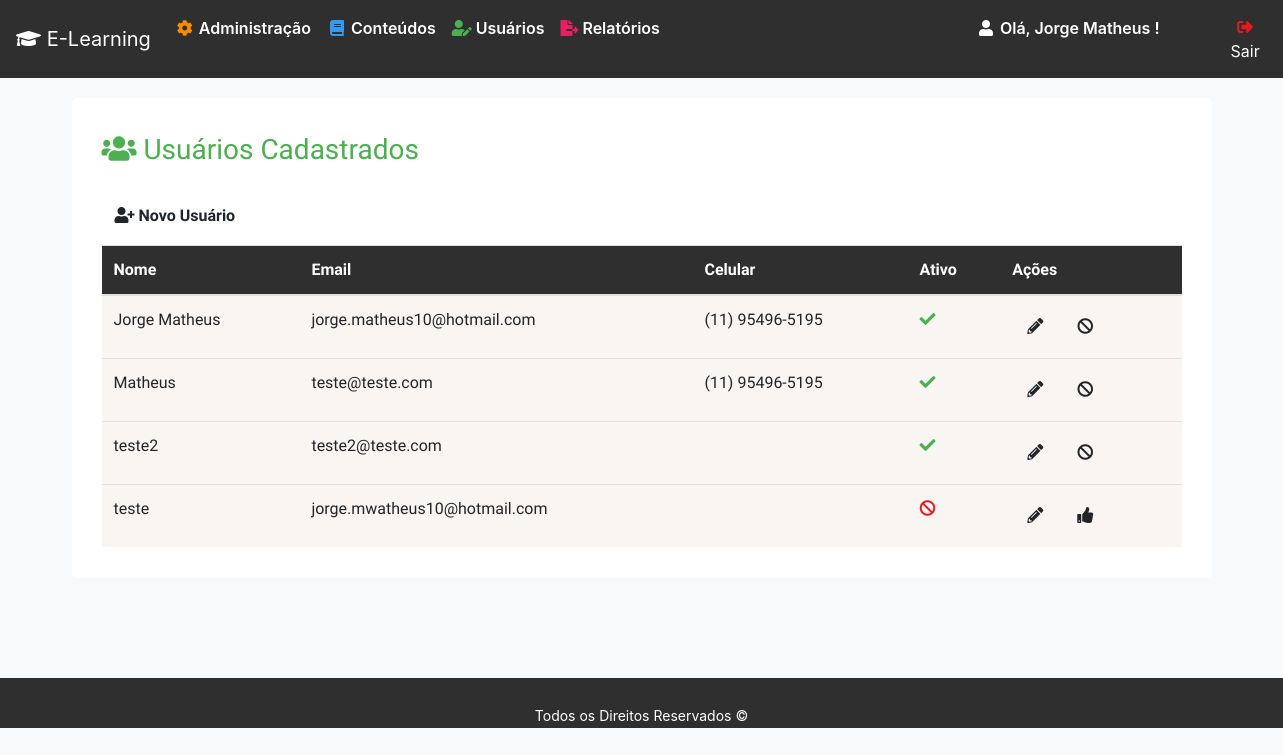
The app's page /users (signed in) with its own data.
### tables this page shows
CREATE TABLE IF NOT EXISTS `users` (
  `id` int(12) NOT NULL AUTO_INCREMENT,
  `usuario` varchar(50) DEFAULT NULL,
  `email` varchar(80) DEFAULT NULL,
  `senha` varchar(255) DEFAULT NULL,
  `dt_nascimento` date DEFAULT NULL,
  `ativo` tinyint(1) DEFAULT '1',
  `tipo_user` tinyint(1) DEFAULT '1',
  `data_criacao` datetime DEFAULT NULL,
  `celular` varchar(15) DEFAULT NULL,
  `ultima_modificacao` datetime DEFAULT NULL,
  `ultimo_editor` varchar(80) DEFAULT NULL,
  PRIMARY KEY (`id`)
);

### core/Controller.php (called while the page is built, shortened)
<?php
class Controller {
    public function loadTemplate($viewName, $viewData = array()) {
        require 'views/template.php';
    }
    public function loadViewInTemplate($viewName, $viewData = array()) {
        extract($viewData);
        require 'views/'.$viewName.'.php';
    }
}

### controllers/usersController.php (called while the page is built, shortened)
<?php
class usersController extends Controller {
    public function index() {
        $data = array();
        $u = new Users();
        $u->setLoggedUser();
        $data['listUsers'] = $u->getListUsers();
        $data['nameUser'] = $u->getName();
        $data['permission'] = $u->getTypeUser();
        $this->loadTemplate('users', $data);
    }
}

### core/Core.php (called while the page is built, shortened)
<?php
class Core {
    public function run() {
       $url = '/';
       $params = array();
       if(isset($_GET['url'])) {
           $url.=$_GET['url'];
       }
       if(!empty($url) && $url != '/') {
            $url = explode('/', $url);
            array_shift($url);
            array_shift($url);
            if(isset($url[0])&& !empty($url[0])) {
                $currentAction = $url[0];
                array_shift($url);
            } else {
                $currentAction = 'index';
            }
       } else {
           $currentController = 'homeController';
           $currentAction = 'index';
       }
       $c = new $currentController();
       call_user_func_array(array($c, $currentAction), $params);
    }
}

### index.php (called while the page is built, shortened)
<?php
require 'config.php';
$core = new Core();
$core->run();

### core/Model.php (called while the page is built, shortened)
<?php
class Model {
    public function __construct() {
        global $config;
        $this->db = new PDO('mysql:dbname='.$config['dbname'].';host='.$config['host'], $config['dbuser'], $config['dbpass']);
    }
}

### config.php (called while the page is built, shortened)
<?php
$config = array();
if(ENVIRONMENT == 'development') {
    define("BASE_URL", "http://localhost/learning/");
    $config['dbname'] = 'learning';
    $config['host'] = 'localhost';
    $config['dbuser'] = 'root';
    $config['dbpass'] = '';
 }
 else if (ENVIRONMENT == 'development2') {
    $config['dbname'] = 'learning';
    $config['host'] = 'localhost';
    $config['dbuser'] = 'jorge';
    $config['dbpass'] = 'juninho1010';
 }
else {
    define("BASE_URL", "http://meusite.com/");
    $config['dbname'] = 'estrutura_mvc';
    $config['host'] = 'producao';
    $config['dbuser'] = 'teste';
    $config['dbpass'] = 'teste';
}

### models/Users.php (called while the page is built, shortened)
<?php
class Users extends Model {
    public function setLoggedUser() {
        if(isset($_SESSION['ssUser']) && !empty($_SESSION['ssUser'])) {
            $id = $_SESSION['ssUser'];
            $sql  = $this->db->prepare('SELECT * FROM users WHERE id = :id');
            $sql->bindValue(':id', $id);
            $sql->execute();
        }
    }
    public function getListUsers() {
        $sql = $this->db->query('SELECT * FROM users');
        if($sql->rowCount() > 0) {
            return $sql->fetchAll(PDO::FETCH_ASSOC);
        }
    }
}

### views/users.php (the view, shortened to what this page needs)
<h3  class="users-color"><i class="fas fa-users"></i> Usuários Cadastrados</h3>
<?php if($permission == '3'): ?>
<a href="<?=BASE_URL?>users/add" class="btn button-all btn-main btn-user" title="Cadastrar Novo Usuário"><i class="fas fa-user-plus"></i> Novo Usuário </a>
<?php endif; ?>
<div class="table-responsive-lg">
    <table id="tabela-usuarios" class="table tabela-listagem">
        <thead>
            <tr>
                <th>Nome</th>
                <th>Email</th>
                <th>Celular</th>
                <th>Ativo</th>
                <?php if($permission == '3'): ?>
                <th>Ações</th>
                <?php endif; ?>
            </tr>
        </thead>
        <tbody>
        <?php if($listUsers != null):?>
        <?php foreach($listUsers as $rs): ?>
            <tr <?php $status = $rs['ativo'] == '1' ? 'user-active' : 'user-inactive'?> class="<?=$status?>">
                <td><?=$rs['usuario']?></td>
                <td><?=$rs['email']?></td>
                <td><?=$rs['celular']?></td>
                <td><?php $status = $rs['ativo'] == '1' ? 'check' : 'ban'?> <i class="status-user fas fa-<?=$status?>"></i> </td>
                <?php if($permission == '3'): ?>
                    <td><a href="<?=BASE_URL?>users/edit/<?=$rs['id']?>" class="btn button-all btn-user"
                           title="Editar"><i class="fas fa-pencil-alt fa-fw"></i></a>
                        <?php if($rs['ativo'] == '1'): ?>
                            <a  href="<?=BASE_URL?>users/inactive/<?=$rs['id']?>" id="btt"
                                title="Desativar" class="btn-del btn button-all btn-user"><i class="fas fa-ban fa-fw"></i>
                            </a>
                        <?php endif;?>
                        <?php if($rs['ativo'] == '0'): ?>
                            <a  href="<?=BASE_URL?>users/active/<?=$rs['id']?>" id="btt"
                                title="Ativar" class="btn-del btn button-all btn-user"><i class="fas fa-thumbs-up fa-fw"></i>
                            </a>
                        <?php endif;?>
                    </td>
                <?php endif; ?>
            </tr>
        <?php endforeach; ?>
        <?php endif;?>
        </tbody>
    </table>
</div>

### views/template.php (shortened to what this page needs)
<!DOCTYPE html>
<html>
    <head>
        <link rel="stylesheet" href="<?=BASE_URL?>assets/css/style.css">
        <link rel="stylesheet" href="<?=BASE_URL?>assets/css/users.css">
        <link rel="stylesheet" href="<?=BASE_URL?>assets/css/report.css">
        <link rel="stylesheet" href="<?=BASE_URL?>assets/css/admin.css">
        <link rel="stylesheet" href="<?=BASE_URL?>assets/css/content.css">
        <link rel="stylesheet" href="<?=BASE_URL?>node_modules/bootstrap/dist/css/bootstrap.min.css">
        <link rel="stylesheet" href="https://use.fontawesome.com/releases/v5.1.0/css/all.css"
>
    </head>
    <body>
        <div id="geral">
            <nav class="navbar navbar-expand-lg">
                <a class="navbar-brand" href="<?=BASE_URL?>"><i class="fas fa-graduation-cap fa-fw"></i> E-Learning</a>
                <div class="collapse navbar-collapse" id="navbarSupportedContent">
                    <ul class="navbar-nav mr-auto">
                        <?php if($viewData['permission'] == 3): ?>
                            <li class="nav-item dropdown menu-admin">
                                <a class="nav-link dropdown-toggle" href="#" id="" role="button" data-toggle="dropdown"
                                   aria-haspopup="true" aria-expanded="false">
                                    <i class="fas fa-cog fa-fw"></i> Administração
                                </a>
                            </li>
                        <?php endif;?>
                        <?php if($viewData['permission'] == '2' || $viewData['permission'] == '3'): ?>
                            <li class="nav-item dropdown menu-content">
                                <a class="nav-link dropdown-toggle" href="#" id="" role="button" data-toggle="dropdown"
                                   aria-haspopup="true" aria-expanded="false">
                                    <i class="fas fa-book fa-fw"></i> Conteúdos
                                </a>
                            </li>
                            <li class="nav-item dropdown menu-users">
                                <a class="nav-link dropdown-toggle" href="<?=BASE_URL?>users">
                                    <i class="fas fa-user-edit fa-fw"></i> Usuários
                                </a>
                            </li>
                            <li style="" class="nav-item dropdown menu-report">
                                <a class="nav-link dropdown-toggle" href="#" id="" role="button" data-toggle="dropdown"
                                   aria-haspopup="true" aria-expanded="false">
                                    <i class="fas fa-file-export"></i> Relatórios
                                </a>
                            </li>
                        <?php endif;?>
                        <li class="nav-item dropdown menu-user-perfil" <?php if($viewData['permission'] == '1'):?>
                            style="position: relative; left: 80%;transform: translateX(-80%); margin-left:0px;" <?php endif;
                        if($viewData['permission'] == '2'):?> style="position: relative; left: 50%;transform: translateX(-50%);
                                margin-left:0px;" <?php endif;?>>
                            <a class="nav-link dropdown-toggle" href="#" id="" title="Editar Perfil" data-toggle="dropdown"
                               aria-haspopup="true" aria-expanded="false">
                                <i class="fas fa-user fa-fw"></i> Olá, <?=$viewData['nameUser']?>!
                            </a>
                        </li>
                        <li class="nav-item dropdown btn-logout" <?php if($viewData['permission'] == '1'):?>
                            style="position: relative; left: 80%;transform: translateX(-80%); margin-left:-6px;" <?php endif;
                            if($viewData['permission'] == '2'):?>style="position: relative; left: 50%;transform: translateX(-50%);
                            margin-left:-6px !important;" <?php endif;?>>
                            <button id="btn-logout" class="btn"  onclick="logout()" title="Logout" style="color:#fff">
                                <i class="fas fa-sign-out-alt fa-fw"></i> Sair
                            </button>
                        </li>
                    </ul>
                </div>
            </nav>
        </div>
            <main id="main" class="container">
                <div id="main-content" class="col-12">
                    <?php $this->loadViewInTemplate($viewName, $viewData); ?>
                </div>
            </main>
        <footer><p class="footer-copyright text-center"> <small>Todos os Direitos Reservados &copy;</small>  </p></footer>
    </body>
</html>

### assets/css/style.css (style rules this page uses)
html, body { height: auto; background-color: #F8F9FA !important; }
#main { background-color: #fff; margin-top: 20px; border-radius:5px; font-family: 'Song Myung', serif !important; }
#main-content { padding: 15px; }
h1, h2, h3, h4, h5, h6 { margin: 20px 0px !important; color: #212121; }
.button-all { font-weight: 600 !important; }
.btn-main { margin: 10px 0px; }
#btn-logout { background-color: transparent; }
.btn-logout i { color: #EB191E; }
table { width: 100%; }
.tabela-listagem thead { background-color: #2f2f2f; color: #fff; }
.tabela-listagem tbody { background-color: #f9f5f2; }
.tabela-listagem { border-radius: 50px ; }
.navbar-brand { color: #fff; }
.navbar { background-color: #2f2f2f; }
.navbar span, .navbar li a:not(.dropdown-item, [class*="menu-"]) { color: #fff; }
.navbar-nav { position: relative; width: 100%; }
li.dropdown a::after { display:none; }
.navbar-collapse .menu-user-perfil { margin-left: 300px; }
.navbar-collapse .btn-logout { margin-left: 50px; }
li[class*="menu-"] { font-weight: 600; }
.status-user.fa-check { color: #4CAF50; }
.status-user.fa-ban { color: #EB191E; }
footer { position:relative; margin-top: 100px; height: 50px; background-color: #2f2f2f; }
.footer-copyright { position: relative; top: 50%; color: #fff; }

### assets/css/users.css (style rules this page uses)
li.menu-users i, li.menu-users a, .users-color { color: #4CAF50; }
.menu-user-perfil i, .menu-user-perfil a { color: #fff; }
.btn-user { color: #fff; background: #4CAF50; }

### assets/css/report.css (style rules this page uses)
li.menu-report i, li.menu-report a, .report-color { color: #E91E63; }

### assets/css/admin.css (style rules this page uses)
li.menu-admin i, li.menu-admin a, .admin-color { color: #FF8C00; }

### assets/css/content.css (style rules this page uses)
li.menu-content i, li.menu-content a, .content-color { color: #339AF0; }

### records on screen
users: usuario "Jorge Matheus", email "jorge.matheus10@hotmail.com", celular "(11) 95496-5195", ativo 1 (drawn)
users: usuario "Matheus", email "teste@teste.com", celular "(11) 95496-5195", ativo 1 (drawn)
users: usuario "teste2", email "teste2@teste.com", ativo 1 (drawn)
users: usuario "teste", email "jorge.mwatheus10@hotmail.com", ativo 0 (drawn)
